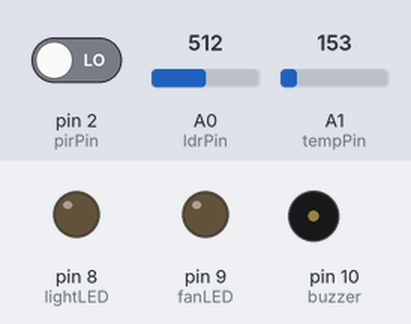
Bench run of a sketch on a simulated Arduino Uno, built with avr-gcc and run on an emulated ATmega328P. Shown: output pins drawn as LEDs (lit = HIGH), buzzer (waves = sounding, pin HIGH). Inputs (shaded band) come from the test bench; at power-on: pin 2 (pirPin) LOW, A1 (tempPin) = 153, A0 (ldrPin) = 512. What the sketch prints to the serial monitor is not drawn.

Above: at 1.3 s.
1.4 s: pin 2 (pirPin) driven HIGH
At 1.55 s:
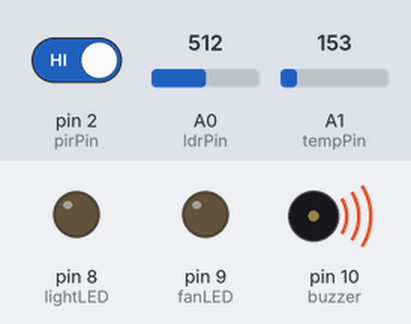
4.4 s: A1 (tempPin) set to 174
At 5.48 s:
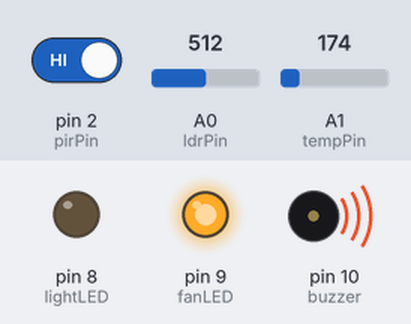
7.4 s: A0 (ldrPin) set to 485
At 8.7 s:
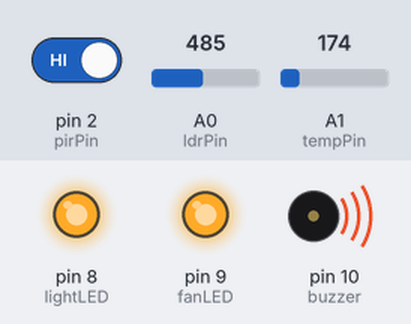
10.4 s: A1 (tempPin) set to 133
At 11.4 s:
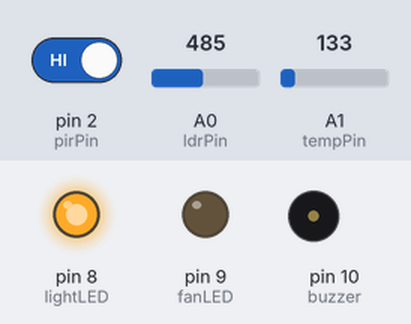
13.4 s: pin 2 (pirPin) driven LOW
At 14.9 s:
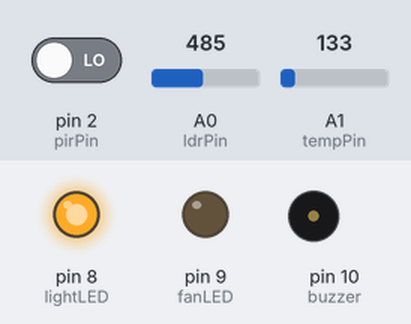
Timing chart, 0 to 24.9 s (numbered marks = the images above; inputs shaded):
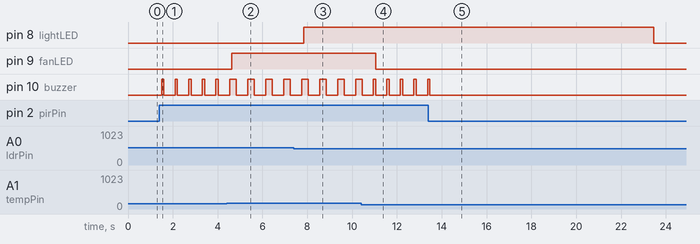

The sketch:

home_automation1.ino
```cpp
// Pin definitions
int pirPin = 2;
int ldrPin = A0;
int tempPin = A1;

int lightLED = 8;
int fanLED = 9;
int buzzer = 10;

// Timing variables
unsigned long lastMotionTime = 0;
unsigned long offDelay = 10000; // 10 seconds

void setup() {
  pinMode(pirPin, INPUT);
  pinMode(lightLED, OUTPUT);
  pinMode(fanLED, OUTPUT);
  pinMode(buzzer, OUTPUT);

  Serial.begin(9600);
  Serial.println("Smart Room Automation System Started");
}

void loop() {

  int motion = digitalRead(pirPin);
  int ldrValue = analogRead(ldrPin);
  int tempValue = analogRead(tempPin);

  // TMP36 conversion
  float voltage = tempValue * (5.0 / 1023.0);
  float temperature = (voltage - 0.5) * 100;

  // MOTION DETECTED
  if (motion == HIGH) {
    lastMotionTime = millis();

    Serial.println("\nRoom Status: OCCUPIED");

    // Short beep for motion
    digitalWrite(buzzer, HIGH);
    delay(100);
    digitalWrite(buzzer, LOW);

    // Light control
    if (ldrValue < 500) {
      digitalWrite(lightLED, HIGH);
      Serial.println("Light Status: ON (Room is Dark)");
    } else {
      digitalWrite(lightLED, LOW);
      Serial.println("Light Status: OFF (Room is Bright)");
    }

    // Fan control
    if (temperature > 30) {
      digitalWrite(fanLED, HIGH);
      Serial.print("Temperature: ");
      Serial.print(temperature);
      Serial.println(" C → FAN ON");

      // Alert beep for high temperature
      digitalWrite(buzzer, HIGH);
      delay(200);
      digitalWrite(buzzer, LOW);
    } else {
      digitalWrite(fanLED, LOW);
      Serial.print("Temperature: ");
      Serial.print(temperature);
      Serial.println(" C → FAN OFF");
    }
  }

  // NO MOTION
  else {
    if (millis() - lastMotionTime > offDelay) {
      digitalWrite(lightLED, LOW);
      digitalWrite(fanLED, LOW);

      Serial.println("\nRoom Status: EMPTY");
      Serial.println("All devices turned OFF after delay");
    }
  }

  delay(500);
}
```

Measured:
- the behaviour switches between 163 and 164 on A1 (tempPin) (found by bisection; images 1 and 2)
- the behaviour switches between 500 and 499 on A0 (ldrPin) (found by bisection; images 2 and 3)
- after the input at 1.4 s, pin 10 (buzzer): alternates HIGH for 0.10 s and LOW for 0.51 s, starting after 0.10 s
- after the input at 4.4 s, pin 9 (fanLED): LOW → HIGH after 0.23 s; pin 10 (buzzer): alternates HIGH for 0.30 s and LOW for 0.50 s, starting after 0.43 s
- after the input at 7.4 s, pin 8 (lightLED): LOW → HIGH after 0.45 s
- after the input at 10.4 s, pin 9 (fanLED): HIGH → LOW after 0.65 s
- after the input at 13.4 s, pin 8 (lightLED): HIGH → LOW after 10.1 s; pin 10 (buzzer): goes on until 13.5 s, then stays LOW
